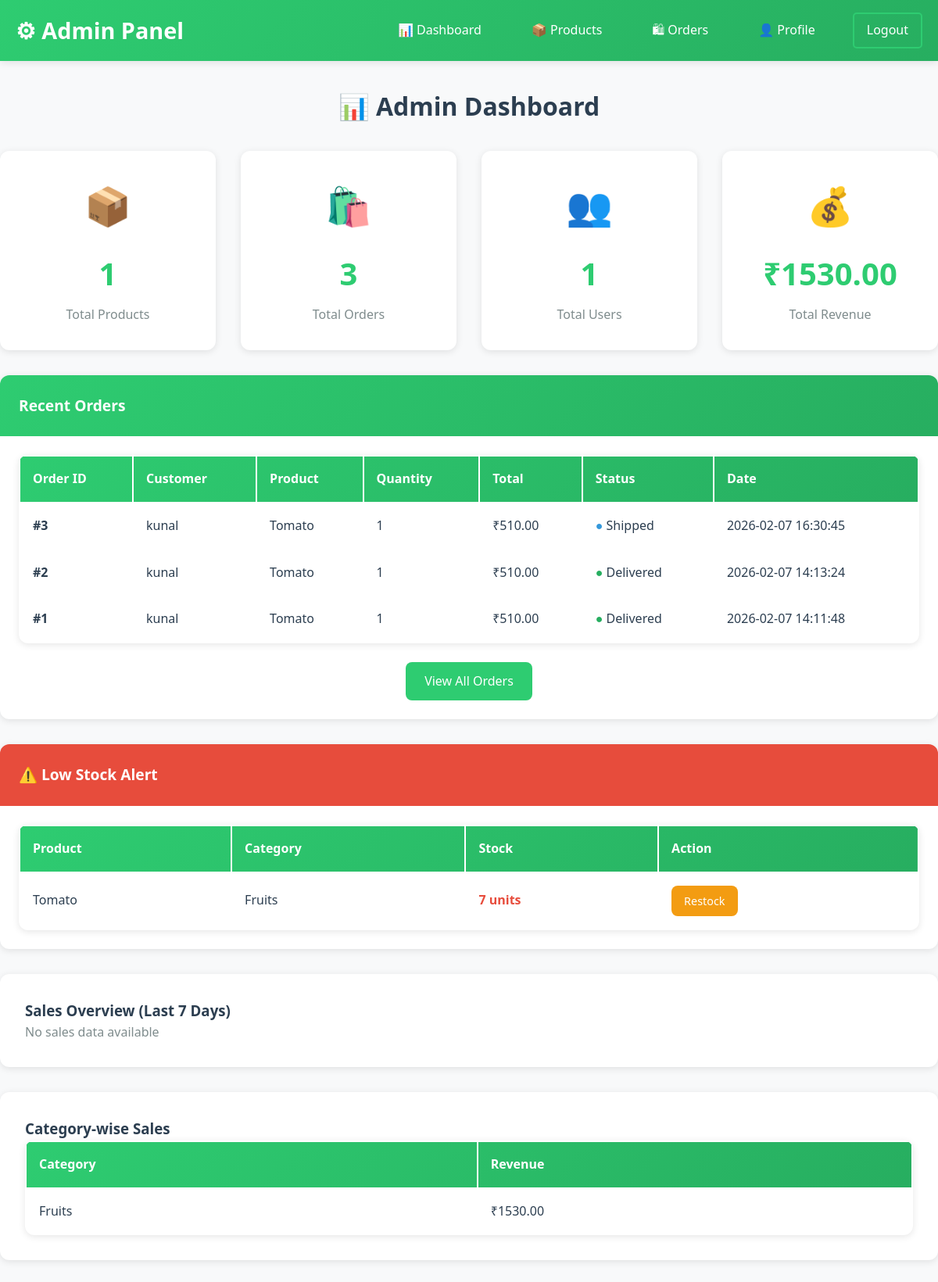
The app's page /admin/dashboard (signed in) with its own data.
### tables this page shows
CREATE TABLE orders(
        id INTEGER PRIMARY KEY AUTOINCREMENT,
        user_id INTEGER NOT NULL, 
        product_id INTEGER NOT NULL,
        quantity INTEGER NOT NULL, 
        total_price REAL NOT NULL,
        status TEXT DEFAULT 'pending',
        order_date TIMESTAMP DEFAULT CURRENT_TIMESTAMP,
        FOREIGN KEY(user_id) REFERENCES users(id),
        FOREIGN KEY(product_id) REFERENCES products(id));

CREATE TABLE users(
        id INTEGER PRIMARY KEY AUTOINCREMENT,
        name TEXT NOT NULL, 
        email TEXT UNIQUE NOT NULL, 
        password TEXT NOT NULL,
        created_at TIMESTAMP DEFAULT CURRENT_TIMESTAMP);

CREATE TABLE products(
        id INTEGER PRIMARY KEY AUTOINCREMENT,
        name TEXT NOT NULL, 
        category TEXT NOT NULL, 
        price REAL NOT NULL,
        image TEXT, 
        description TEXT,
        stock INTEGER DEFAULT 0,
        created_at TIMESTAMP DEFAULT CURRENT_TIMESTAMP);

### app.py (the view)
@app.route("/admin/dashboard")
@admin_required
def admin_dashboard():
    conn = db()
    total_products = conn.execute("SELECT COUNT(*) as count FROM products").fetchone()["count"]
    total_orders = conn.execute("SELECT COUNT(*) as count FROM orders").fetchone()["count"]
    total_users = conn.execute("SELECT COUNT(*) as count FROM users").fetchone()["count"]
    total_revenue = conn.execute("SELECT SUM(total_price) as total FROM orders").fetchone()["total"] or 0
    recent_orders = conn.execute("""
        SELECT orders.id, users.name as user_name, products.name as product_name,
               orders.quantity, orders.total_price, orders.status, orders.order_date
        FROM orders
        JOIN users ON orders.user_id = users.id
        JOIN products ON orders.product_id = products.id
        ORDER BY orders.order_date DESC
        LIMIT 10
    """).fetchall()
    low_stock = conn.execute("""
        SELECT * FROM products WHERE stock < 10 ORDER BY stock ASC LIMIT 5
    """).fetchall()
    sales_data = conn.execute("""
        SELECT DATE(order_date) as date, SUM(total_price) as revenue, COUNT(*) as orders
        FROM orders
        WHERE order_date >= date('now', '-7 days')
        GROUP BY DATE(order_date)
        ORDER BY date
    """).fetchall()
    category_sales = conn.execute("""
        SELECT products.category, SUM(orders.total_price) as revenue
        FROM orders
        JOIN products ON orders.product_id = products.id
        GROUP BY products.category
        ORDER BY revenue DESC
    """).fetchall()
    conn.close()
    return render_template("admin_dashboard.html",
                         total_products=total_products,
                         total_orders=total_orders,
                         total_users=total_users,
                         total_revenue=total_revenue,
                         recent_orders=recent_orders,
                         low_stock=low_stock,
                         sales_data=sales_data,
                         category_sales=category_sales)

### app.py (called while the page is built)
def db():
    conn = sqlite3.connect(DB)
    conn.row_factory = sqlite3.Row
    return conn

def admin_required(f):
    @wraps(f)
    def decorated_function(*args, **kwargs):
        if not session.get("admin"):
            flash("Admin access required", "danger")
            return redirect("/login")
        return f(*args, **kwargs)
    return decorated_function

### templates/admin_dashboard.html (shortened to what this page needs)
{% extends "base.html" %}
{% block content %}
<h1 class="text-center mb-4">📊 Admin Dashboard</h1>
<div class="stats-grid">
    <div class="stat-card">
        <div class="stat-icon">📦</div>
        <div class="stat-value">{{ total_products }}</div>
        <div class="stat-label">Total Products</div>
    </div>
    <div class="stat-card">
        <div class="stat-icon">🛍️</div>
        <div class="stat-value">{{ total_orders }}</div>
        <div class="stat-label">Total Orders</div>
    </div>
    <div class="stat-card">
        <div class="stat-icon">👥</div>
        <div class="stat-value">{{ total_users }}</div>
        <div class="stat-label">Total Users</div>
    </div>
    <div class="stat-card">
        <div class="stat-icon">💰</div>
        <div class="stat-value">₹{{ "%.2f"|format(total_revenue) }}</div>
        <div class="stat-label">Total Revenue</div>
    </div>
</div>
<div class="card mt-4">
    <div class="card-header">Recent Orders</div>
    <div class="card-body">
        {% if recent_orders %}
        <table class="table">
            <thead>
                <tr>
                    <th>Order ID</th>
                    <th>Customer</th>
                    <th>Product</th>
                    <th>Quantity</th>
                    <th>Total</th>
                    <th>Status</th>
                    <th>Date</th>
                </tr>
            </thead>
            <tbody>
                {% for order in recent_orders %}
                <tr>
                    <td><strong>#{{ order.id }}</strong></td>
                    <td>{{ order.user_name }}</td>
                    <td>{{ order.product_name }}</td>
                    <td>{{ order.quantity }}</td>
                    <td>₹{{ "%.2f"|format(order.total_price) }}</td>
                    <td>
                        {% if order.status == 'confirmed' %}
                        <span style="color: #2ecc71;">●</span> Confirmed
                        {% elif order.status == 'shipped' %}
                        <span style="color: #3498db;">●</span> Shipped
                        {% elif order.status == 'delivered' %}
                        <span style="color: #27ae60;">●</span> Delivered
                        {% else %}
                        <span style="color: #95a5a6;">●</span> {{ order.status }}
                        {% endif %}
                    </td>
                    <td>{{ order.order_date }}</td>
                </tr>
                {% endfor %}
            </tbody>
        </table>
        <div class="text-center mt-3">
            <a href="/admin/orders" class="btn btn-primary">View All Orders</a>
        </div>
        {% else %}
        <p class="text-muted">No orders yet</p>
        {% endif %}
    </div>
</div>
{% if low_stock %}
<div class="card mt-4">
    <div class="card-header" style="background: #e74c3c; color: white;">⚠️ Low Stock Alert</div>
    <div class="card-body">
        <table class="table">
            <thead>
                <tr>
                    <th>Product</th>
                    <th>Category</th>
                    <th>Stock</th>
                    <th>Action</th>
                </tr>
            </thead>
            <tbody>
                {% for product in low_stock %}
                <tr>
                    <td>{{ product.name }}</td>
                    <td>{{ product.category }}</td>
                    <td><span class="text-danger"><strong>{{ product.stock }} units</strong></span></td>
                    <td><a href="/admin/edit_product/{{ product.id }}" class="btn btn-warning btn-sm">Restock</a></td>
                </tr>
                {% endfor %}
            </tbody>
        </table>
    </div>
</div>
{% endif %}
<div class="chart-container">
    <h3>Sales Overview (Last 7 Days)</h3>
    {% if sales_data %}
    <table class="table">
        <thead>
            <tr>
                <th>Date</th>
                <th>Orders</th>
                <th>Revenue</th>
            </tr>
        </thead>
        <tbody>
            {% for sale in sales_data %}
            <tr>
                <td>{{ sale.date }}</td>
                <td>{{ sale.orders }}</td>
                <td>₹{{ "%.2f"|format(sale.revenue) }}</td>
            </tr>
            {% endfor %}
        </tbody>
    </table>
    {% else %}
    <p class="text-muted">No sales data available</p>
    {% endif %}
</div>
<div class="chart-container">
    <h3>Category-wise Sales</h3>
    {% if category_sales %}
    <table class="table">
        <thead>
            <tr>
                <th>Category</th>
                <th>Revenue</th>
            </tr>
        </thead>
        <tbody>
            {% for cat in category_sales %}
            <tr>
                <td>{{ cat.category }}</td>
                <td>₹{{ "%.2f"|format(cat.revenue) }}</td>
            </tr>
            {% endfor %}
        </tbody>
    </table>
    {% else %}
    <p class="text-muted">No sales data available</p>
    {% endif %}
</div>
{% endblock %}

### templates/base.html (shortened to what this page needs)
<!DOCTYPE html>
<html lang="en">
<head>
    <link rel="stylesheet" href="{{ url_for('static', filename='css/style.css') }}">
</head>
<body>
{% if session.get('admin') %}
<nav class="navbar">
    <div class="container">
        <a href="/admin/dashboard" class="navbar-brand">⚙ Admin Panel</a>
        <ul class="navbar-nav">
            <li><a href="/admin/dashboard">📊 Dashboard</a></li>
            <li><a href="/admin/products">📦 Products</a></li>
            <li><a href="/admin/orders">🛍 Orders</a></li>
            <li><a href="/admin/profile">👤 Profile</a></li>
            <li><a href="/logout" class="btn btn-outline">Logout</a></li>
        </ul>
    </div>
</nav>
{% endif %}
<div class="container" style="min-height: calc(100vh - 200px); padding: 2rem 0;">
    {% block content %}{% endblock %}
</div>
</body>
</html>

### static/css/style.css (style rules this page uses)
:root { --primary-color: #2ecc71; --primary-dark: #27ae60; --secondary-color: #3498db; --danger-color: #e74c3c; --warning-color: #f39c12; --success-color: #2ecc71; --info-color: #3498db; --dark-color: #2c3e50; --light-bg: #ecf0f1; --text-dark: #2c3e50; --text-light: #7f8c8d; --border-color: #bdc3c7; --shadow: 0 2px 10px rgba(0,0,0,0.1); --shadow-hover: 0 5px 20px rgba(0,0,0,0.15); --transition: all 0.3s ease; }
* { margin: 0; padding: 0; box-sizing: border-box; }
body { font-family: 'Segoe UI', Tahoma, Geneva, Verdana, sans-serif; line-height: 1.6; color: var(--text-dark); background-color: #f8f9fa; }
a { text-decoration: none; color: inherit; transition: var(--transition); }
.container { max-width: 1200px; margin: 0 auto; padding: 0 20px; }
.navbar { background: linear-gradient(135deg, var(--primary-color), var(--primary-dark)); color: white; padding: 1rem 0; box-shadow: var(--shadow); position: sticky; top: 0; z-index: 1000; }
.navbar .container { display: flex; justify-content: space-between; align-items: center; flex-wrap: wrap; }
.navbar-brand { font-size: 1.8rem; font-weight: bold; color: white; display: flex; align-items: center; gap: 0.5rem; }
.navbar-nav { display: flex; list-style: none; gap: 2rem; align-items: center; flex-wrap: wrap; }
.navbar-nav a { color: white; padding: 0.5rem 1rem; border-radius: 5px; transition: var(--transition); position: relative; }
.btn { display: inline-block; padding: 0.75rem 1.5rem; border-radius: 8px; border: none; cursor: pointer; font-size: 1rem; font-weight: 500; text-align: center; transition: var(--transition); text-decoration: none; }
.btn-primary { background: var(--primary-color); color: white; }
.btn-warning { background: var(--warning-color); color: white; }
.btn-outline { background: transparent; border: 2px solid var(--primary-color); color: var(--primary-color); }
.btn-sm { padding: 0.5rem 1rem; font-size: 0.9rem; }
.card { background: white; border-radius: 12px; box-shadow: var(--shadow); overflow: hidden; transition: var(--transition); height: 100%; }
.card-header { padding: 1.5rem; background: linear-gradient(135deg, var(--primary-color), var(--primary-dark)); color: white; font-weight: bold; font-size: 1.2rem; }
.card-body { padding: 1.5rem; }
.table { width: 100%; background: white; border-radius: 12px; overflow: hidden; box-shadow: var(--shadow); }
.table thead { background: linear-gradient(135deg, var(--primary-color), var(--primary-dark)); color: white; }
.table th, .table td { padding: 1rem; text-align: left; }
.table tbody tr { border-bottom: 1px solid var(--border-color); transition: var(--transition); }
.stats-grid { display: grid; grid-template-columns: repeat(auto-fit, minmax(250px, 1fr)); gap: 2rem; margin: 2rem 0; }
.stat-card { background: white; padding: 2rem; border-radius: 12px; box-shadow: var(--shadow); text-align: center; transition: var(--transition); }
.stat-icon { font-size: 3rem; margin-bottom: 1rem; }
.stat-value { font-size: 2.5rem; font-weight: bold; color: var(--primary-color); margin-bottom: 0.5rem; }
.stat-label { color: var(--text-light); font-size: 1rem; }
.chart-container { background: white; padding: 2rem; border-radius: 12px; box-shadow: var(--shadow); margin: 2rem 0; }
.text-center { text-align: center; }
.mt-3 { margin-top: 1.5rem; }
.mt-4 { margin-top: 2rem; }
.mb-4 { margin-bottom: 2rem; }
.text-danger { color: var(--danger-color); }
.text-muted { color: var(--text-light); }

### records on screen
orders: id "3", user_name "kunal", product_name "Tomato", quantity "1", total_price "510.00", status "Shipped", order_date "2026-02-07 16:30:45"
orders: id "2", user_name "kunal", product_name "Tomato", quantity "1", total_price "510.00", status "Delivered", order_date "2026-02-07 14:13:24"
orders: id "1", user_name "kunal", product_name "Tomato", quantity "1", total_price "510.00", status "Delivered", order_date "2026-02-07 14:11:48"
products: name "Tomato", category "Fruits", stock "7"

### other values on screen
{{ total_products }} "1"
{{ total_orders }} "3"
{{ total_users }} "1"
{{ "%.2f"|format(total_revenue) }} "1530.00"
{{ cat.category }} "Fruits"
{{ "%.2f"|format(cat.revenue) }} "1530.00"
